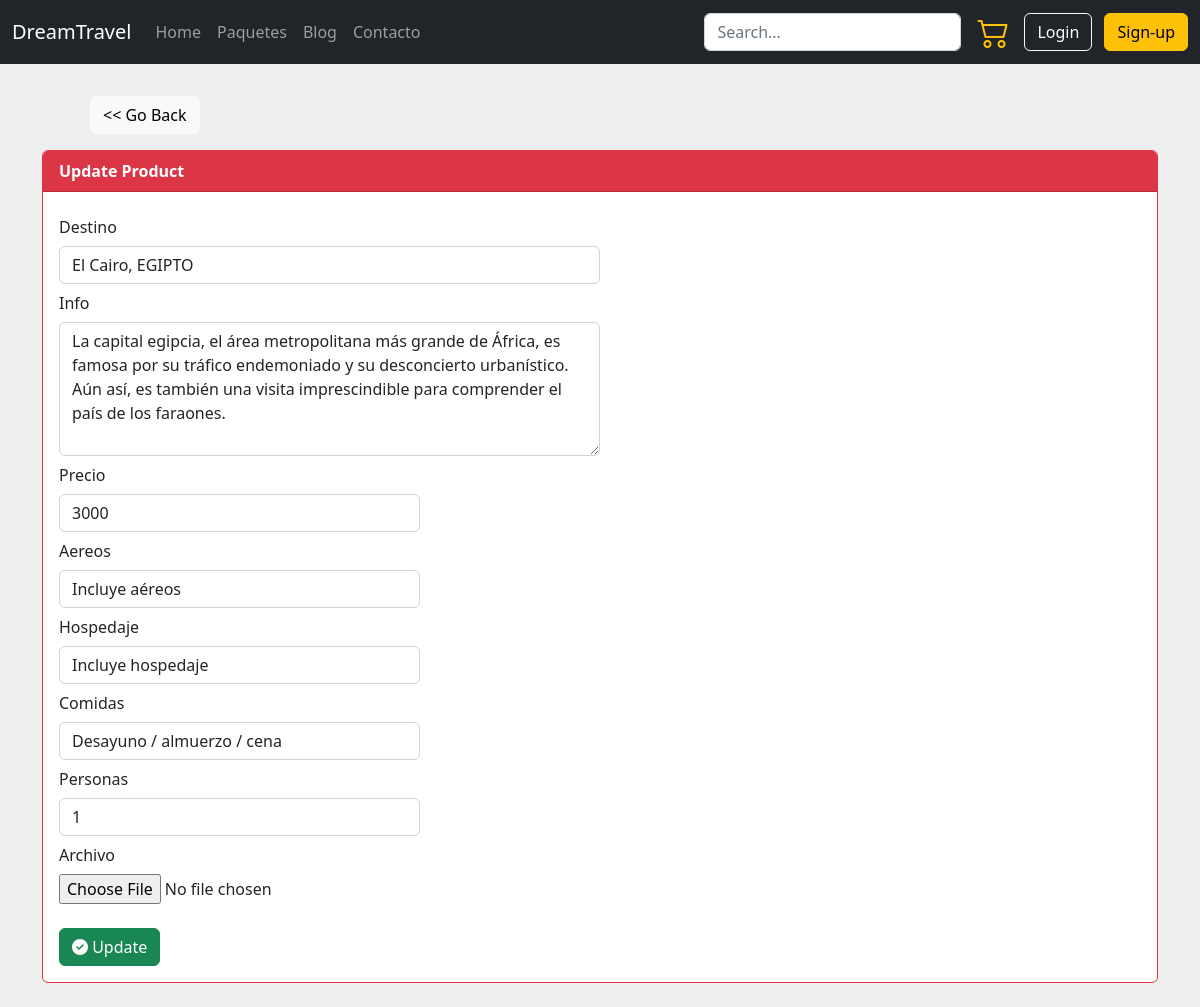
Screenshot of /FINAL_GRUPO_G-proyecto/update.php?id=29 with the database file from the repository.
### tables this page shows
CREATE TABLE `productos` (
  `id_prod` int(20) NOT NULL,
  `destino` varchar(60) NOT NULL,
  `info` text NOT NULL,
  `precio` int(40) NOT NULL,
  `aereos` varchar(60) NOT NULL,
  `hospedaje` varchar(60) NOT NULL,
  `comidas` varchar(60) NOT NULL,
  `cant_personas` int(10) NOT NULL,
  `img` text NOT NULL
);

### FINAL_GRUPO_G-proyecto/update.php (the view, shortened to what this page needs)
<?php
$cnx = new Cnx();
$conectar = $cnx->conectar();
$id = $_GET['id'];
$sql = 'SELECT destino, info, precio, aereos, hospedaje, comidas, cant_personas FROM productos WHERE id_prod = :id_prod';
$stmt = $conectar->prepare($sql);
$stmt->bindParam(":id_prod", $id);
$stmt->execute();
$prod = $stmt->fetch(PDO::FETCH_ASSOC);
 ?>
<!DOCTYPE html>
<html lang="en">
  <head>
    <?php require_once("vistas/css.php") ?>
  </head>
  <body>
    <?php require_once("vistas/header.php") ?>
    <div class="container">
        <a href="admin.php" class="btn btn-light mb-3 m-5"><< Go Back</a>
        <div class="card border-danger">
            <div class="card-header bg-danger text-white">
                <strong> Update Product</strong>
            </div>
            <div class="card-body">
                <form  action='update.php?id=<?php echo $_GET['id'] ?>' method="post" enctype="multipart/form-data">
                    <div class="form-row">
                        <div class="form-group col-md-6">
                            <label for="destino" class="col-form-label">Destino</label>
                            <input type="text" class="form-control" value="<?php echo $prod['destino']; ?>"  id="destino" name="destino"  required>
                        </div>
                        <div class="form-group col-md-6">
                            <label for="info" class="col-form-label">Info</label>
                            <textarea name="info" id="info" rows="5" class="form-control" required><?php echo $prod['info']; ?></textarea>
                        </div>
                    </div>
                    <div class="form-row">
                        <div class="form-group col-md-4">
                            <label for="precio" class="col-form-label">Precio</label>
                            <input type="number" class="form-control" min="1" value="<?php echo $prod['precio']; ?>" id="precio" name="precio"  required>
                        </div>
                        <div class="form-group col-md-4">
                            <label for="aereos" class="col-form-label">Aereos</label>
                            <input type="text" class="form-control" name="aereos" value="<?php echo $prod['aereos']; ?>" id="aereos"  required>
                        </div>
                        <div class="form-group col-md-4">
                            <label for="hospedaje" class="col-form-label">Hospedaje</label>
                            <input type="text" class="form-control" name="hospedaje" value="<?php echo $prod['hospedaje']; ?>" id="hospedaje" required>
                        </div>
                    </div>
                    <div class="form-group col-md-4">
                            <label for="comidas" class="col-form-label">Comidas</label>
                            <input type="text" class="form-control" name="comidas" value="<?php echo $prod['comidas']; ?>" id="comidas" required>
                        </div>
                    <div class="form-group col-md-4">
                            <label for="cant_personas" class="col-form-label">Personas</label>
                            <input type="number" class="form-control" min="1" name="cant_personas" value="<?php echo $prod['cant_personas']; ?>" id="cant_personas" required>
                        </div>
                        <div class="form-group col-md-4">
                            <label for="archivo" class="col-form-label">Archivo</label>
                            <input type="file" class="form-control-file" name="archivo" id="archivo" required>
                        </div>
                    <br>
                    <button name='update' class="btn btn-success"><i class="fa fa-check-circle"></i> Update</button>
                </form>
            </div>
        </div>
        <br>
    </div>
</body>
</html>

### FINAL_GRUPO_G-proyecto/estilos.css (style rules this page uses)
body { padding-top: 3rem; background-color: #eee !important; }
body { color: #566787; background: #f5f5f5; font-family: 'Varela Round', sans-serif; font-size: 13px; }

### rows the page displays
productos: destino "El Cairo, EGIPTO", info "La capital egipcia, el área metropolitana más grande de África, es famosa por su tráfico endemoniado y su desconcierto urbanístico. Aún así, es también una visita imprescindible para comprender el país de los faraones.", precio "3000", aereos "Incluye aéreos", hospedaje "Incluye hospedaje", comidas "Desayuno / almuerzo / cena", cant_personas "1"
